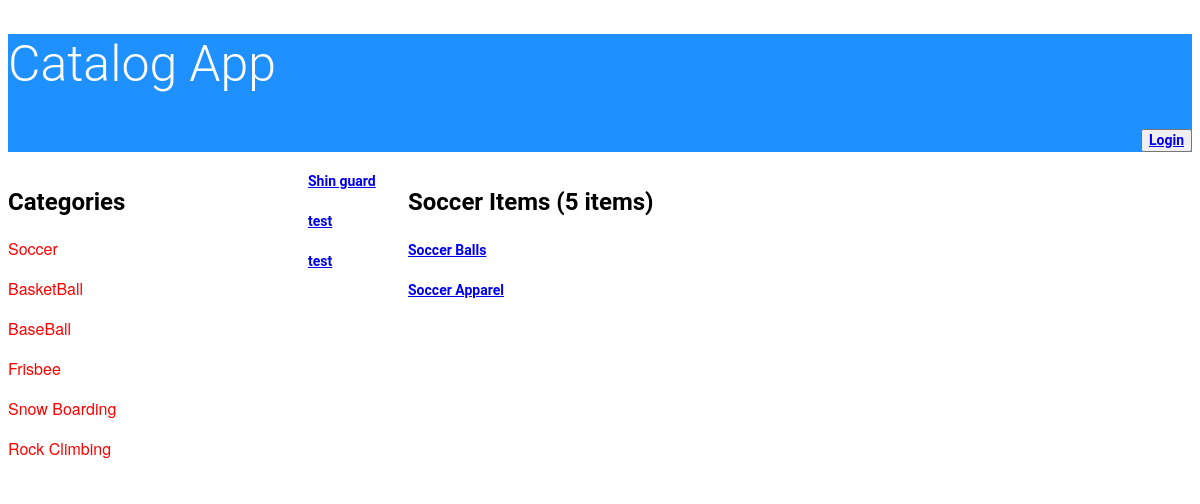
/catalog/Soccer/items, run on an earlier commit of the app's database.
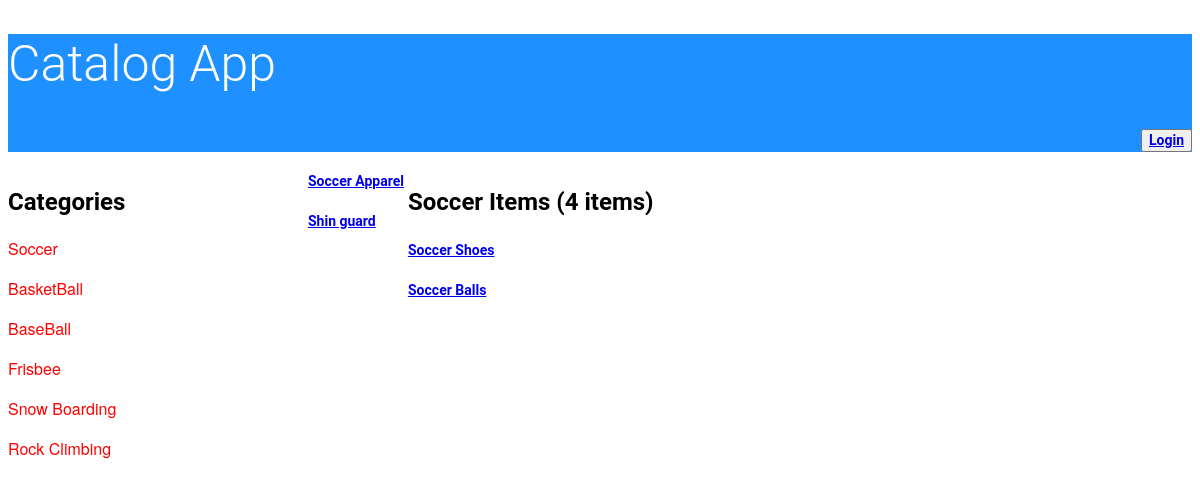
And on a later commit of the database.
### database_setup.py (models this page shows, shortened)
class Category(Base):
    __tablename__ = 'category'
    id = Column(Integer, primary_key=True)
    name = Column(String(250), nullable=False)

class Items(Base):
    __tablename__ = 'items'
    title = Column(String(80), nullable = False)
    id = Column(Integer, primary_key = True)
    description = Column(String(250))
    category_id = Column(Integer,ForeignKey('category.id'))
    category = relationship(Category)
    user_id = Column(Integer,ForeignKey('user.id'))
    user = relationship(User)

### application.py (the view)
@app.route('/<string:name>/itemsc')
@app.route('/catalog/<string:name>/items')
def showCategoryitems(name):
    categoryitems=session.query(Category).all()
    category=session.query(Category).filter(name==Category.name).one()
    showitemCount=session.query(Items.id).join(Category).filter(name==Category.name).count()
    showListcategoryitems=session.query(Items.title,Category.name).join(Category).filter(name==Category.name)
    print(showListcategoryitems)
    print(showitemCount)
    return render_template('category.html',showitemCount=showitemCount,categoryitems=categoryitems,category=category, showListcategoryitems=showListcategoryitems)

### templates/category.html (shortened to what this page needs)
<!DOCTYPE html>
<html>
<head>
  <link rel=stylesheet type=text/css href="{{ url_for('static', filename='styles.css') }}">
</head>
<body>
<header>
 <h1>Catalog App</h1>
 <p align="right">
 <button class="login-button" type="button" class="btn btn-primary btn-lg">
		<a href={{url_for('showLogin')}}>Login</a>
            </button>
</p>
</header>
<div id = "wrap">
<div class ="left">
<h2>Categories</h2>
{% for i in categoryitems %}
<div>
  <p> {{i.name}}</p>
</div>
{% endfor %}
</div>
<div class = "right">
<h2>{{category.name}} Items ({{showitemCount}} items)</h2>
<div width= "1000px;">
{% for i in showListcategoryitems %}
<p> <a href={{url_for('showitemdescrpition',name=i.name,title = i.title )}}>{{i.title}}</a></p>
</div>
{% endfor %}
</body>
</html>

What changed in the data, as far as the page shows it:
no longer on this page (row edited): Items: title "test"
removed Items: title "test"
added Items: title "Soccer Shoes"
Also different on the page:
{{ showitemCount }}: "5" → "4"
